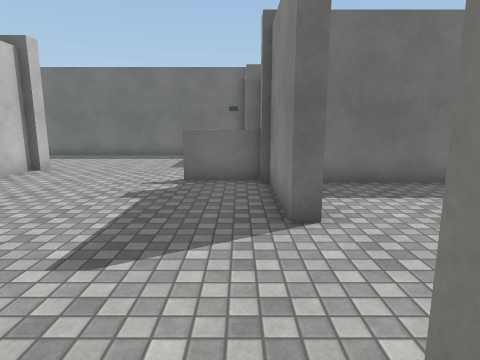
View 1 (above)

15 first-person views from a walk through a 3-D level made in the Unity game engine. The camera is 1.5 m above the floor, tilts 10° down and sees 75° across. The floor is counted in squares, 1 m on a side. Each view is taken from the middle of a square. On the plan, view 1 faces up. The plan holds only what a view shows up to about 15 squares ahead; the rest is blank. The place goes on beyond the plan. Door leaves are left out, so doorways stand open. Surface patterns are stand-ins for the level's own textures.

View 2
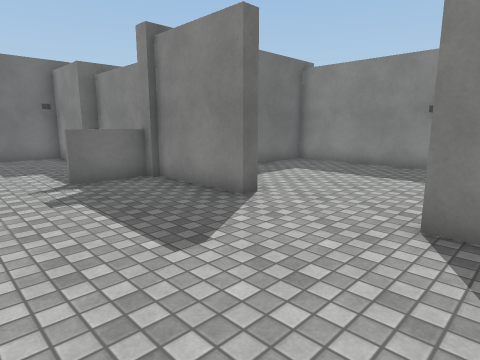

View 3
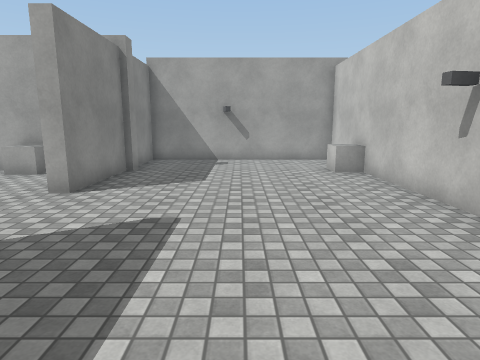

View 4
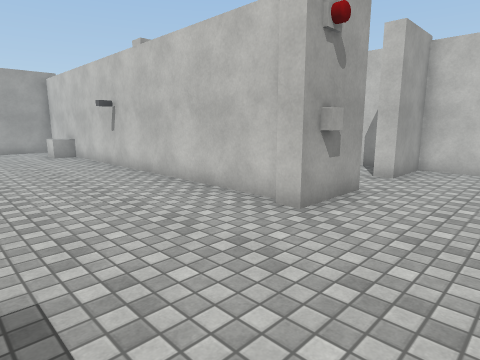

View 5
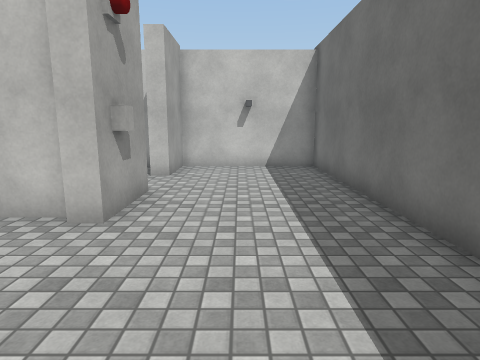

View 6
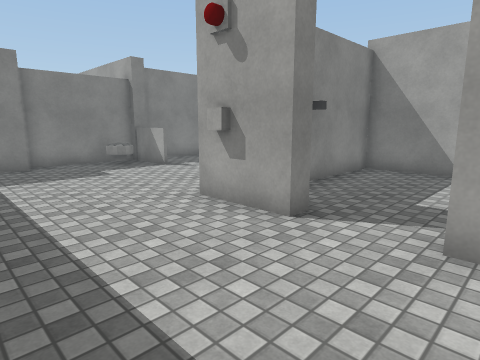

View 7
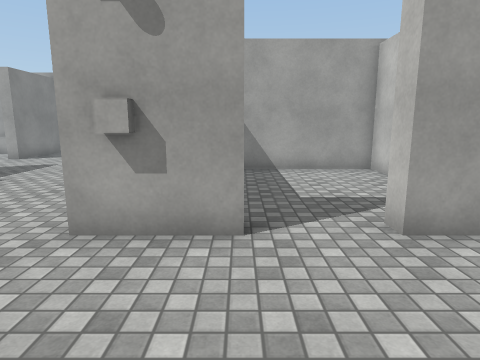

View 8
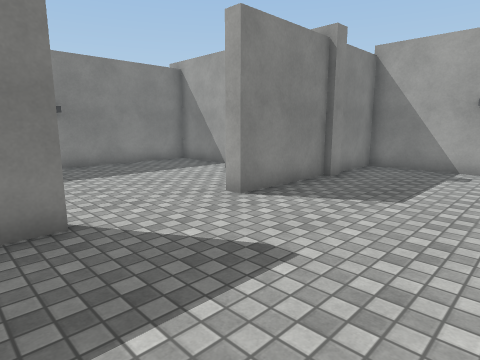

View 9
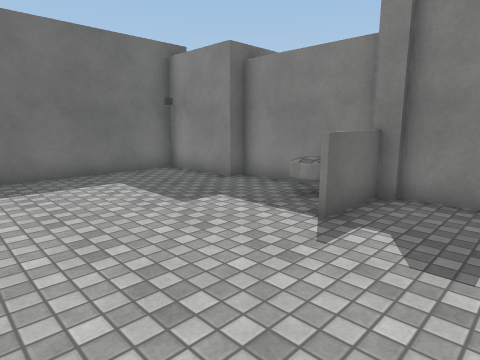

View 10
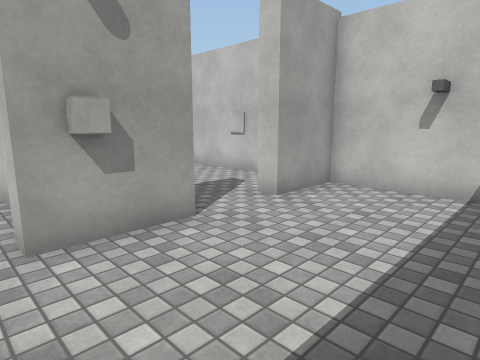

View 11
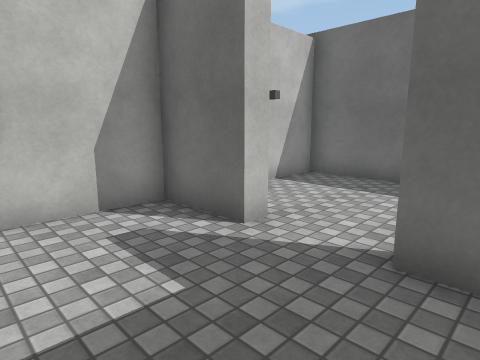

View 12
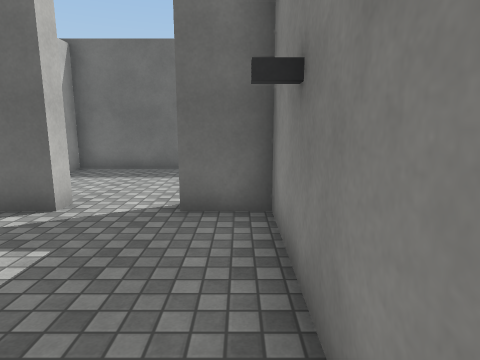

View 13
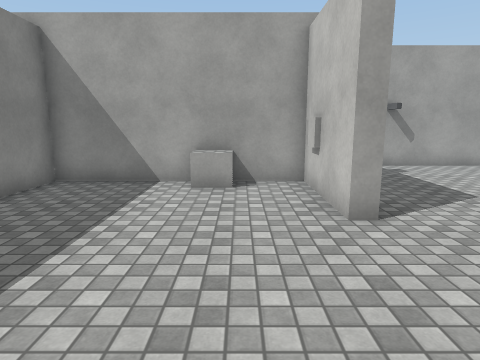

View 14
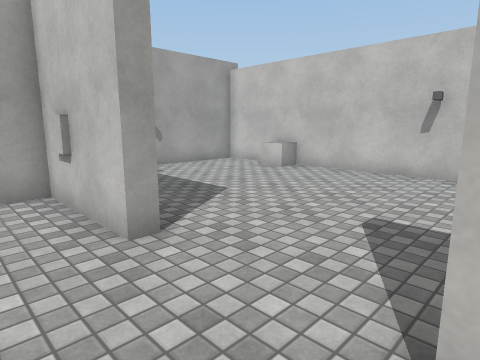

View 15
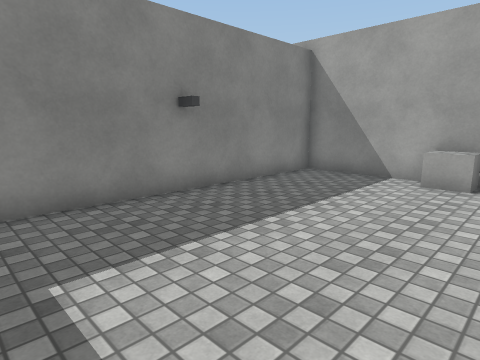

### Floor plan
Points are (right, up) in squares from view 1. A wall is a line through its corners. A room is listed if a view was taken in it or the views show most of it. See-through windows are left out.
Room 1 (views 1, 2, 3, 4, 5, 6, 7, 8, 9, 10)
walls: (-1.6, 8.6) (0.8, 8.6) (0.8, 12.6) (0.3, 12.6) (0.3, 15.7) (-13.5, 15.7) (-13.5, 10.9) (-11.2, 10.9); (0.8, 4.7) (0.8, 8.5) (-1.6, 8.5); (0.6, 8.1) (0.6, 8.8); (-7, 10.4) (-7, -1.6); (-9.1, 10.9) (-7.4, 10.9); (-7, -2.6) (-7, -5.6) (0.8, -5.6) (0.8, -3.2); (0.8, -2.4) (0.8, 1.2); (0.6, -3) (0.6, -2.2)
ways out: open door at (-10, 11) to room 2; open door at (1, 3) to room 3
objects: cube (-7, -3) to (-6, -2); cube (-7, 11); other object (0, 9) to (0, 10)
Room 2 (views 11, 12)
walls: (-11.2, 10.9) (-11.2, 10.3) (-13.5, 10.3) (-13.5, 4.3) (-7.4, 4.3) (-7.4, 10.3) (-9.1, 10.3) (-9.1, 10.9)
ways out: open door at (-10, 11) to room 1
Room 3 (views 13, 14, 15)
walls: (1.3, 1.2) (1.3, -2.3) (2.6, -2.3); (4.4, -2.3) (8, -2.3) (8, 8.1) (2.1, 8.1)
ways out: open door at (1, 3) to room 1
objects: cube (3, -2) to (4, -2)

Where each view was taken, in squares from view 1:
view 1: 0 up, 0 right, facing up
view 2: 0 up, 4 left, facing up-right
view 3: 8 up, 3 left, facing down
view 4: 14 up, 2 left, facing down-left
view 5: 13 up, 2 left, facing left
view 6: 15 up, 12 left, facing down-right
view 7: 15 up, 9 left, facing down
view 8: 6 up, 4 left, facing down-right
view 9: 6 up, 6 left, facing up-right
view 10: 15 up, 6 left, facing down-left
view 11: 7 up, 8 left, facing up-left
view 12: 5 up, 8 left, facing up
view 13: 6 up, 3 right, facing down
view 14: 5 up, 3 right, facing down-left
view 15: 7 up, 2 right, facing down-right
